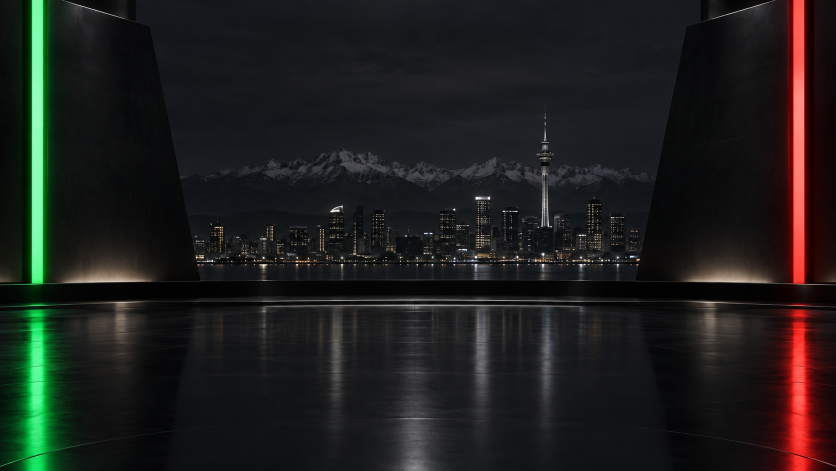
#> input picture Versions/v2.0.0/assets/stage-backdrop.png, 1672 x 941 px, found by its file name (shown at 1/2 size)
$ python make_og_card.py
#> lines starting #> are read from the running program, lines starting #| are printed output that depends on the picture
#!/usr/bin/env python3
"""Build the social share card.

    python3 Tools/make_og_card.py

Writes two files from one composition: `Web/assets/og.jpg` at 1200x630, the
size every unfurler crops to, and `.github/assets/social-preview.jpg` at
1280x640, which is the size GitHub asks for when the repository's social
preview is uploaded by hand in Settings. That one cannot be committed into
place — GitHub only reads it from the settings form — so the file is here to
be dragged in, and regenerated whenever the lockup moves. It is a JPEG, not a
PNG, because GitHub will not take an upload over 1 MB and the backdrop does
not survive a lossless encode inside that budget.
`Web/index.html` points `og:image` at exactly the first path, so the name is
load-bearing.

The card is the stage the front door already opens on — `stage-backdrop.png`,
the green-lit and red-lit walls around the Tehran skyline — with the show's
lockup laid across the skyline band, which is where the show itself puts it.
Composited rather than cropped because the lockup is 2.9:1 and the card is
1.9:1, so dropping one into the other would take the first and last letters of
JEOPARDY! off.
"""

from pathlib import Path

from PIL import Image

ROOT = Path(__file__).resolve().parent.parent
BACKDROP = ROOT / "Web" / "assets" / "stage-backdrop.png"
SRC = ROOT / "Web" / "assets" / "logo-wordmark.png"
OUT = ROOT / "Web" / "assets" / "og.jpg"
PREVIEW = ROOT / ".github" / "assets" / "social-preview.jpg"

WIDTH = 1200
HEIGHT = 630
PREVIEW_WIDTH = 1280
PREVIEW_HEIGHT = 640
FILL = 0.72           # of the output width, after the art is trimmed
SHADE = 0.28          # of the backdrop's own brightness, behind the lockup


def compose(width: int, height: int) -> Image.Image:
#> called with width = 1200, height = 630
    backdrop = Image.open(BACKDROP).convert("RGB")
#> backdrop is the input picture: PIL image 1672x941 RGB; mean R, G, B 29.4, 29.6, 27.9
    scale = max(width / backdrop.width, height / backdrop.height)
#> scale = 0.718
    backdrop = backdrop.resize(
        (round(backdrop.width * scale), round(backdrop.height * scale)),
        Image.LANCZOS,
    )
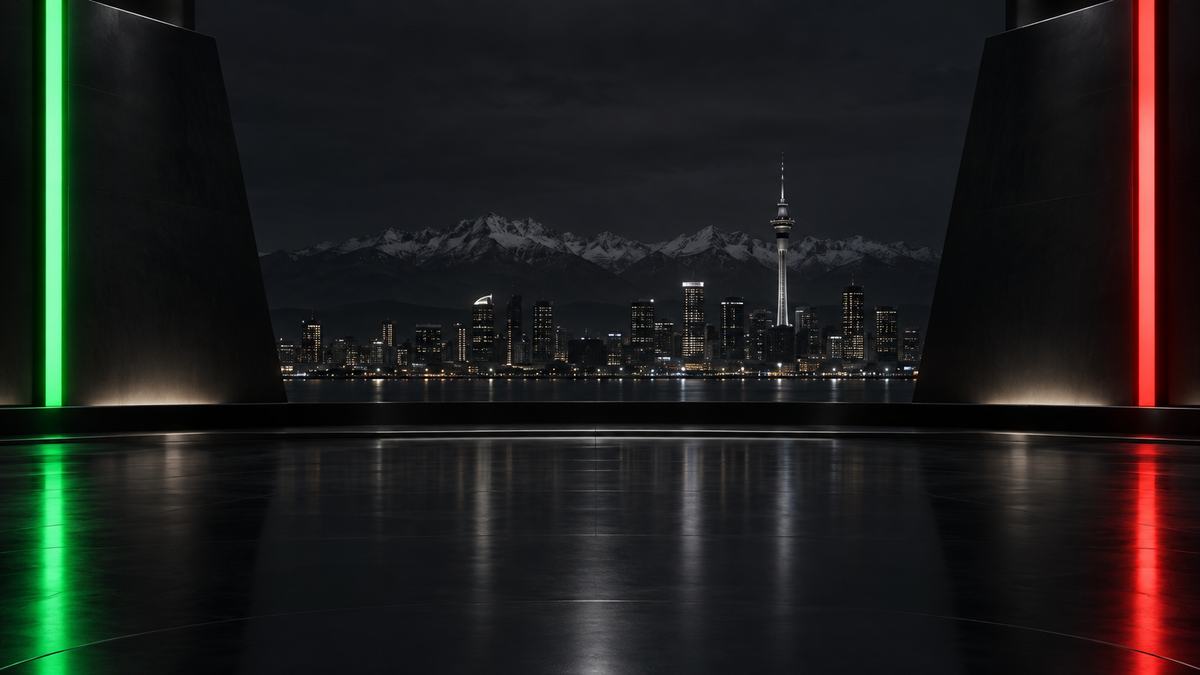
#> backdrop: PIL image 1200x675 RGB; mean R, G, B 29.4, 29.6, 27.9
    left = (backdrop.width - width) // 2
#> left = 0
    top = (backdrop.height - height) // 2
#> top = 22
    card = backdrop.crop((left, top, left + width, top + height))
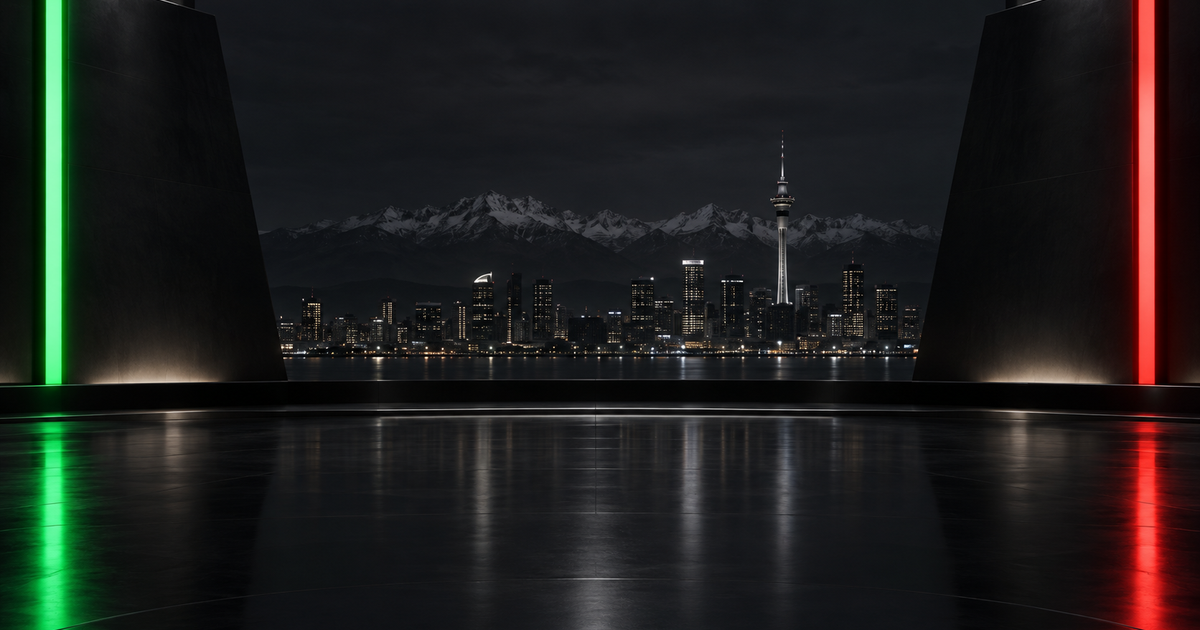
#> card: PIL image 1200x630 RGB; mean R, G, B 29.5, 29.7, 27.9

#> (the run stopped early here; a loop or call above may not have finished)

$ run again, with Versions/v2.0.0/assets/front-backdrop.png copied over Versions/v2.0.0/assets/stage-backdrop.png
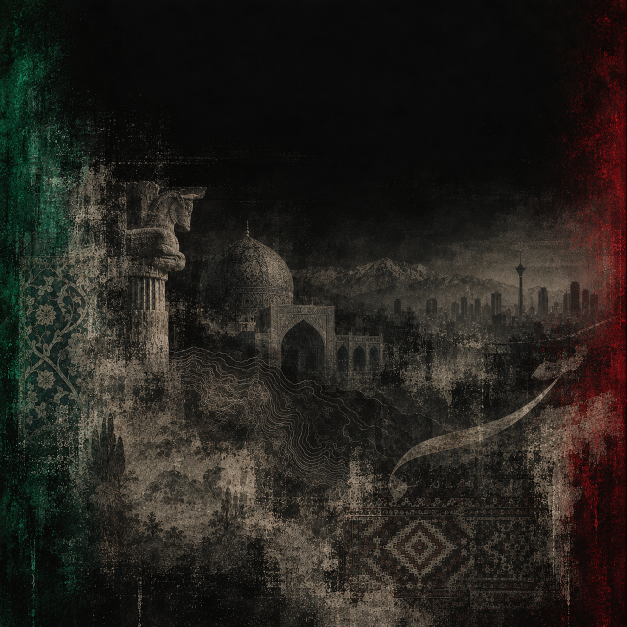
#> input picture Versions/v2.0.0/assets/front-backdrop.png, 1254 x 1254 px, found by its file name (shown at 1/2 size)
#> in compose, backdrop is the input picture: PIL image 1254x1254 RGB; mean R, G, B 37, 33.8, 28.9
#> backdrop: PIL image 1200x1200 RGB
#> in compose, `card = backdrop.crop((left, top, left + width, top + height))`:
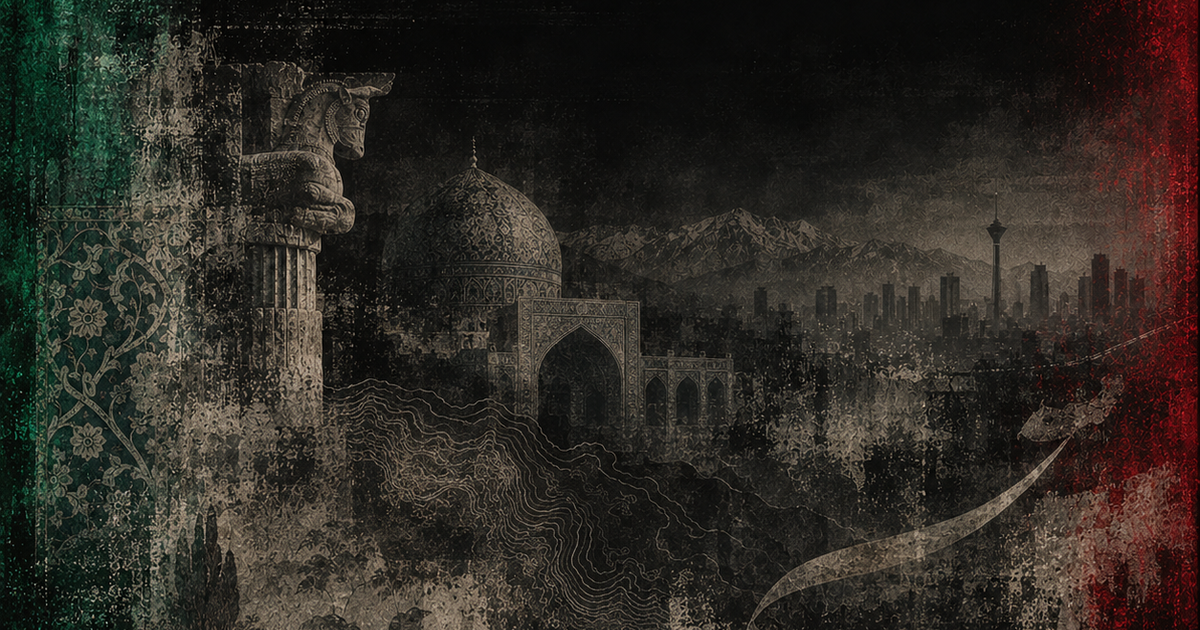
#> card: PIL image 1200x630 RGB; mean R, G, B 46.1, 42, 35.9
